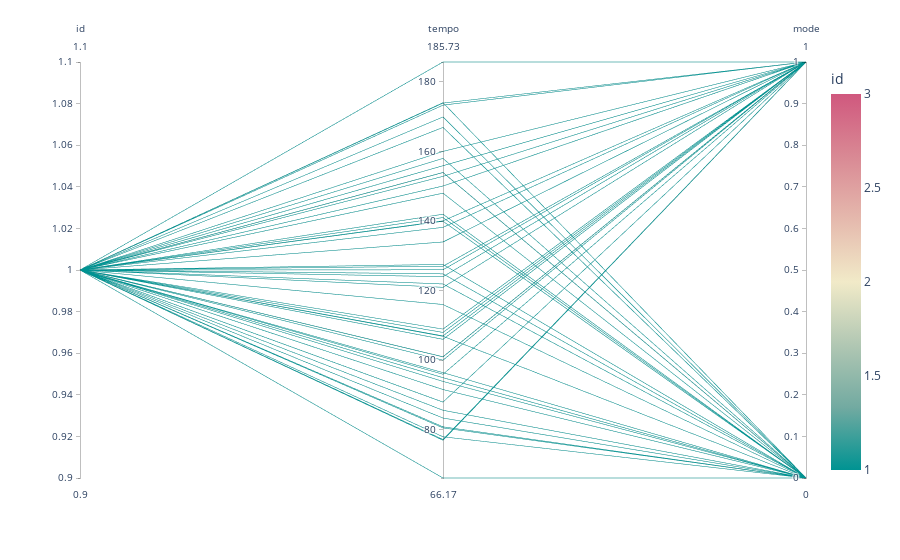

The notebook cell this image was saved under:
### Code cell
df['mode'] = pd.factorize(df['mode'])[0]
df = df[df['query'].isin(["Top 50 Australia", 'Top 50 Egypt'])]
fig = px.parallel_coordinates(df[["id", "tempo", "mode"]], color="id",
                             color_continuous_scale=px.colors.diverging.Tealrose,
                             color_continuous_midpoint=2)
fig.show()

### Figure 1 — Plotly figure (JSON) as saved in the notebook; plotly's stock layout.template omitted (floating-point values rounded to 4 significant figures)
{"data": [{"dimensions": [{"label": "id", "values": [1, 1, 1, 1, 1, 1, 1, 1, 1, 1, 1, 1, 1, 1, 1, 1, 1, 1, 1, 1, 1, 1, 1, 1, 1, 1, 1, 1, 1, 1, 1, 1, 1, 1, 1, 1, 1, 1, 1, 1, 1, 1, 1, 1, 1, 1, 1, 1, 1, 1]}, {"label": "tempo", "values": [66.17, 96.45, 155.9, 148.0, 127.5, 108.0, 100.0, 173.3, 174.0, 160.0, 93.92, 91.59, 142.0, 78.01, 124.0, 121.9, 77.01, 106.0, 166.9, 87.98, 185.7, 127.0, 101.0, 154.0, 95.0, 124.8, 150.1, 158.0, 140.1, 126.0, 138.2, 141.0, 154.0, 106.9, 134.0, 83.39, 77.22, 121.0, 116.0, 95.98, 80.56, 169.9, 152.9, 85.63, 80.87, 101.0, 109.0, 140.0, 107.0, 173.9]}, {"label": "mode", "values": [0, 0, 1, 0, 0, 1, 1, 1, 0, 1, 0, 0, 0, 0, 1, 0, 1, 1, 0, 1, 1, 1, 1, 0, 0, 0, 1, 0, 1, 1, 1, 0, 0, 0, 1, 0, 1, 1, 0, 1, 0, 0, 1, 0, 0, 1, 1, 0, 1, 1]}], "domain": {"x": [0, 1], "y": [0, 1]}, "line": {"color": [1, 1, 1, 1, 1, 1, 1, 1, 1, 1, 1, 1, 1, 1, 1, 1, 1, 1, 1, 1, 1, 1, 1, 1, 1, 1, 1, 1, 1, 1, 1, 1, 1, 1, 1, 1, 1, 1, 1, 1, 1, 1, 1, 1, 1, 1, 1, 1, 1, 1], "coloraxis": "coloraxis"}, "name": "", "type": "parcoords"}], "layout": {"coloraxis": {"cmid": 2, "colorbar": {"title": {"text": "id"}}, "colorscale": [[0, "rgb(0, 147, 146)"], [0.1667, "rgb(114, 170, 161)"], [0.3333, "rgb(177, 199, 179)"], [0.5, "rgb(241, 234, 200)"], [0.6667, "rgb(229, 185, 173)"], [0.8333, "rgb(217, 137, 148)"], [1, "rgb(208, 88, 126)"]]}, "legend": {"tracegroupgap": 0}, "margin": {"t": 60}}}
